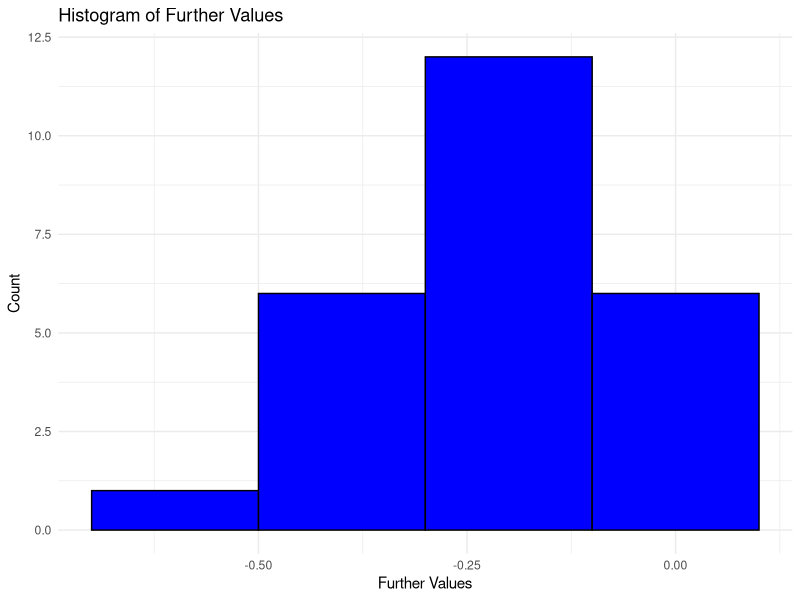
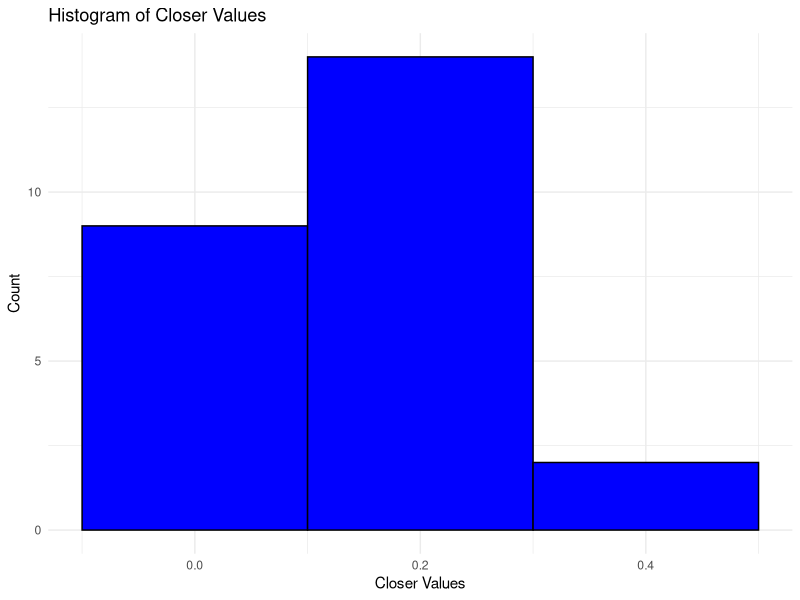
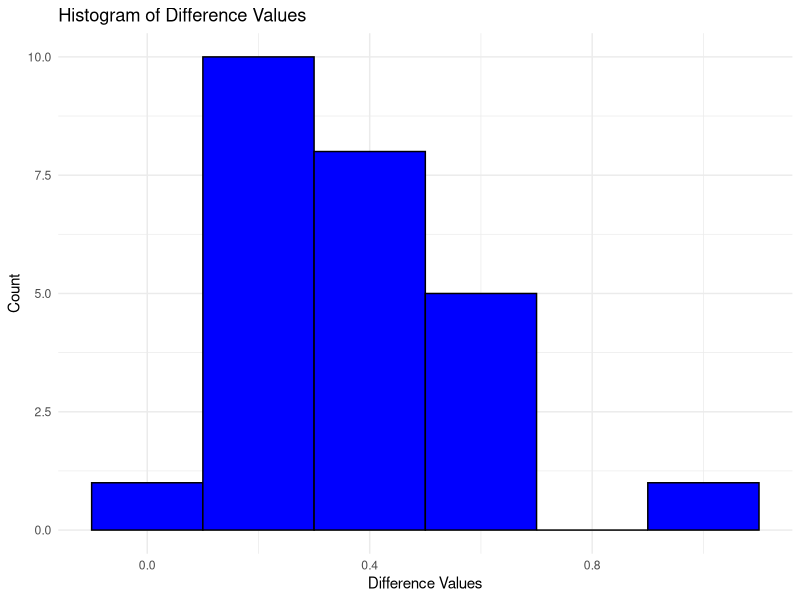

Here is the R script that generated these plots, in order: (Note: this script raises an error after producing the figures.)
########################################################################################################################
#Lab 11
library(tidyverse)
library(pwr)

#######################################################
# Step 1: Conduct a Power Analysis
(pwr.t.test(d = 0.65, # large effect
           power = 0.80,
           sig.level = 0.05,
           alternative = "two.sided",
           type = "one.sample"))

#######################################################
# Step 2: Collect Source Data for Figure 2
bird.data <- read_csv("bird-data.csv") |>
  mutate(difference = closer_vals - further_vals)

# To collect the data for Figure2(g), we had to download the Excel file from the link
# and then isolate the two specific Excel sheets we wanted.
# Then, we combined the two Excel sheets and saved them to a csv
# which we then read with read_csv.
# Finally, we used mutate to create a difference column

#######################################################
#Step 3a: Summarize the Further Data

bird.data |> 
  summarise(
    further_mean = mean(further_vals, na.rm = TRUE),
    further_median = median(further_vals, na.rm = TRUE),
    further_sd = sd(further_vals, na.rm = TRUE)
)

# Graph

ggplot(data = bird.data, aes(x = further_vals)) +
  geom_histogram(binwidth = 0.20, color = "black", fill = "blue") +
  labs(title = "Histogram of Further Values",
       x = "Further Values",
       y = "Count") +
  theme_minimal()

#######################################################
#Step 3b: Summarize the Closer Data

bird.data |> 
  summarise(
    closer_mean = mean(closer_vals, na.rm = TRUE),
    closer_median = median(closer_vals, na.rm = TRUE),
    closer_sd = sd(closer_vals, na.rm = TRUE)
)

# Graph

ggplot(data = bird.data, aes(x = closer_vals)) +
  geom_histogram(binwidth = 0.2, color = "black", fill = "blue") +
  labs(title = "Histogram of Closer Values",
       x = "Closer Values",
       y = "Count") +
  theme_minimal()

#######################################################
#Step 3b: Summarize the Difference Data

bird.data |> 
  summarise(
    difference_mean = mean(closer_vals, na.rm = TRUE),
    difference_median = median(closer_vals, na.rm = TRUE),
    difference_sd = sd(closer_vals, na.rm = TRUE)
  )

# Graph

ggplot(data = bird.data, aes(x = difference)) +
  geom_histogram(binwidth = 0.2, color = "black", fill = "blue") +
  labs(title = "Histogram of Difference Values",
       x = "Difference Values",
       y = "Count") +
  theme_minimal()


#######################################################
# Step 4a: Conduct Inferences Done In Paper: Closer

(t.test(bird.data$closer_vals, mu = 0, 
        conf.level = 0.95, alternative = "greater"))

#######################################################

# Step 4b: Conduct Inferences Done In Paper: Further
(t.test(bird.data$further_vals, mu = 0, 
        conf.level = 0.95, alternative = "less"))

#######################################################

# Step 4c: Conduct Inferences Done In Paper: Difference
(t.test(bird.data$difference, mu = 0, 
        conf.level = 0.95, alternative = "two.sided"))


#######################################################

# Step 5a: 

##########################################################
# Plot it
##########################################################
# For plotting the null distribution
ggdat.t <- tibble(t=seq(-5,5,length.out=1000))|>
  mutate(pdf.null = dt(t, df=n-1))
# For plotting the observed point
ggdat.obs <- tibble(t    = t.stat, 
                    y    = 0) # to plot on x-axis

# Resampling to approximate the sampling distribution 
# on the data
R <- 1000
resamples <- tibble(t=numeric(R))
for(i in 1:R){
  curr.sample <- sample(x=x,
                        size=n,
                        replace=T)
  resamples$t[i] = (mean(curr.sample)-mu0)/(sd(curr.sample)/sqrt(n))
}

t.breaks <- c(-5, qt(0.025, df = n-1), # rejection region (left)
              0, 
              qt(0.975, df = n-1), 5,  # rejection region (right)
              t.stat)                  # t-statistic observed
xbar.breaks <- t.breaks * s/(sqrt(n)) + mu0

# Create Plot
ggplot() +
  # null distribution
  geom_line(data=ggdat.t, 
            aes(x=t, y=pdf.null))+
  geom_hline(yintercept=0)+
  # rejection regions
  geom_ribbon(data=subset(ggdat.t, t<=qt(0.025, df=n-1)), 
              aes(x=t, ymin=0, ymax=pdf.null),
              fill="grey", alpha=0.5)+
  geom_ribbon(data=subset(ggdat.t, t>=qt(0.975, df=n-1)), 
              aes(x=t, ymin=0, ymax=pdf.null),
              fill="grey", alpha=0.5)+
  # plot p-value (not visible)
  geom_ribbon(data=subset(ggdat.t, t>=t.stat), 
              aes(x=t, ymin=0, ymax=pdf.null),
              fill="reg", alpha=0.25)+
  # plot observation point
  geom_point(data=ggdat.obs, aes(x=t, y=y), color="red")+
  # Resampling Distribution
  stat_density(data=resamples, 
               aes(x=t),
               geom="line", color="grey")+
  # clean up aesthetics
  theme_bw()+
  scale_x_continuous("t",
                     breaks = round(t.breaks,2),
                     sec.axis = sec_axis(~.,
                                         name = bquote(bar(x)),
                                         breaks = t.breaks,
                                         labels = round(xbar.breaks,2)))+
  ylab("Density")+
  ggtitle("T-Test for Mean Perceived Whiteness of Social Security Recipients",
          subtitle=bquote(H[0]==3.5*";"~H[a]!=3.5))
